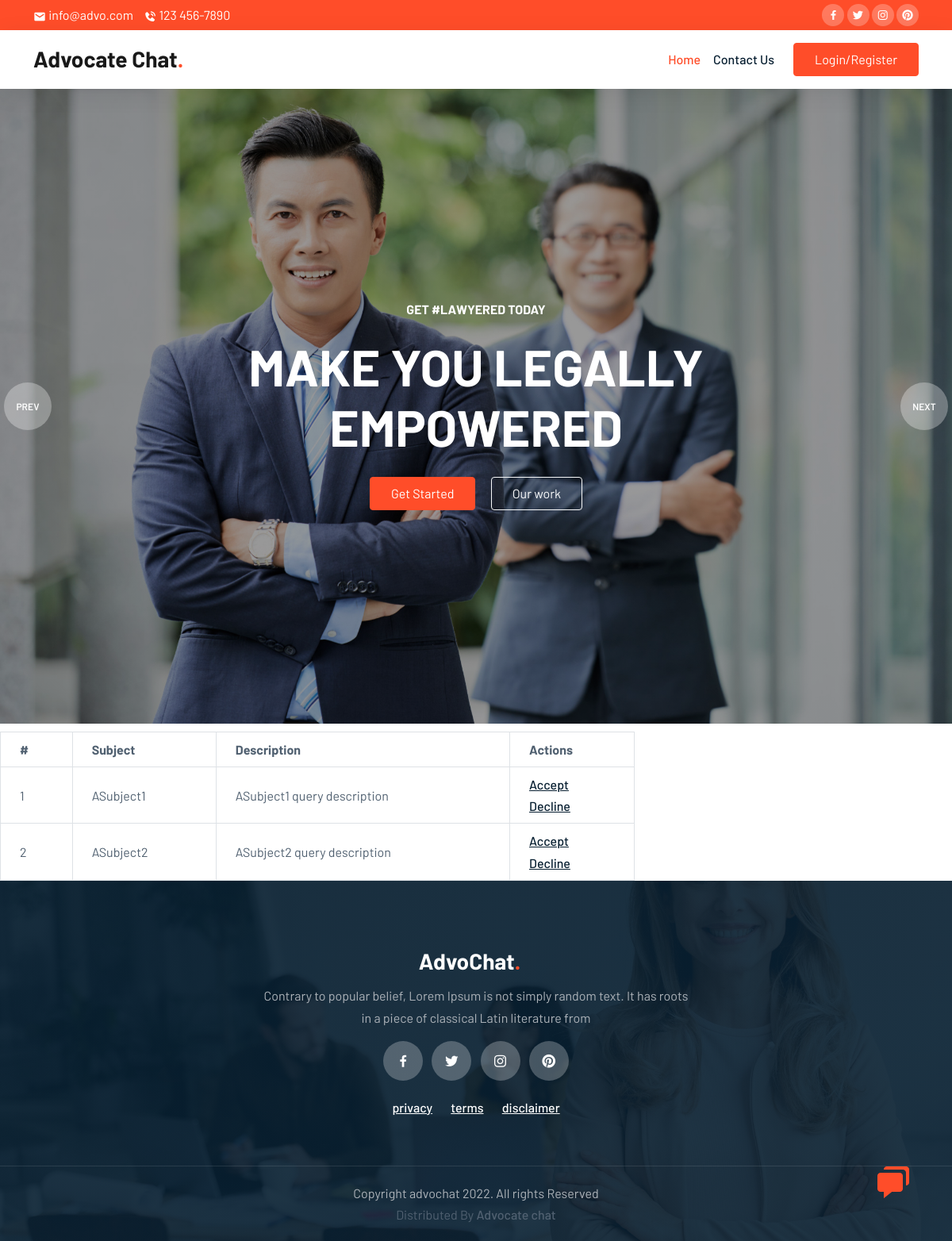
The page /ViewReq on the database its author committed.
### UserApp/models.py (models this page shows)
class BookDB(models.Model):
    userid = models.ForeignKey(UserDB,on_delete=models.CASCADE)
    subject = models.CharField(max_length=50)
    desc = models.CharField(max_length=2000)
    status = models.CharField(max_length=20,default='null')
    room = models.CharField(max_length=20, default='null')
    reason = models.CharField(max_length=20,default='null')

### UserApp/views.py (the view)
# urls.py: path('ViewReq',views.ViewReq, name='ViewReq'),
def ViewReq(request):
    data = BookDB.objects.filter(status='null')
    return render(request, "ViewReq.html", {'data':data})

### UserApp/templates/ViewReq.html (shortened to what this page needs)
{% extends 'User.html' %}
{% load static %}
    {% block content %}
    <div class="col-lg-8">
        <table class="table-responsive w-full rounded" style="width: 100%;">
            <thead>
              <tr>
                <th class="border w-1/6 px-4 py-2">#</th>
                <th class="border w-1/6 px-4 py-2">Subject</th>
                <th class="border w-1/6 px-4 py-2">Description</th>
                <th class="border w-1/6 px-4 py-2">Actions</th>
              </tr>
            </thead>
            <tbody>
                {% for i in data %}
                <tr>
                    <td class="border px-4 py-2">{{forloop.counter}}</td>
                    <td class="border px-4 py-2">{{i.subject}}</td>
                    <td class="border px-4 py-2">{{i.desc}}</td>
                    <td class="border px-4 py-2">
                        <a href="{% url 'accept' eid=i.id %}">Accept</a>
                        <br>
                        <a href="{% url 'decline' id=i.id %}">Decline</a>
                    </td>
                </tr>
            </tbody>
            {% endfor %}
        </table>
    </div>
    {% endblock %}

### UserApp/static/user/css/style.css (style rules this page uses)
:root { --brand: #ff4d29; --dark: #092032; --body: #516171; --border: rgba(0,0,0,0.08); --shadow: 0px 6px 30px rgba(0, 0, 0, 0.08); }
body { font-family: "Barlow", sans-serif; color: var(--body); line-height: 1.7; }
a { color: var(--dark); transition: all 0.4s ease; font-weight: 500; }

### rows shown on the page
BookDB: subject "ASubject1", desc "ASubject1 query description"
BookDB: subject "ASubject2", desc "ASubject2 query description"
